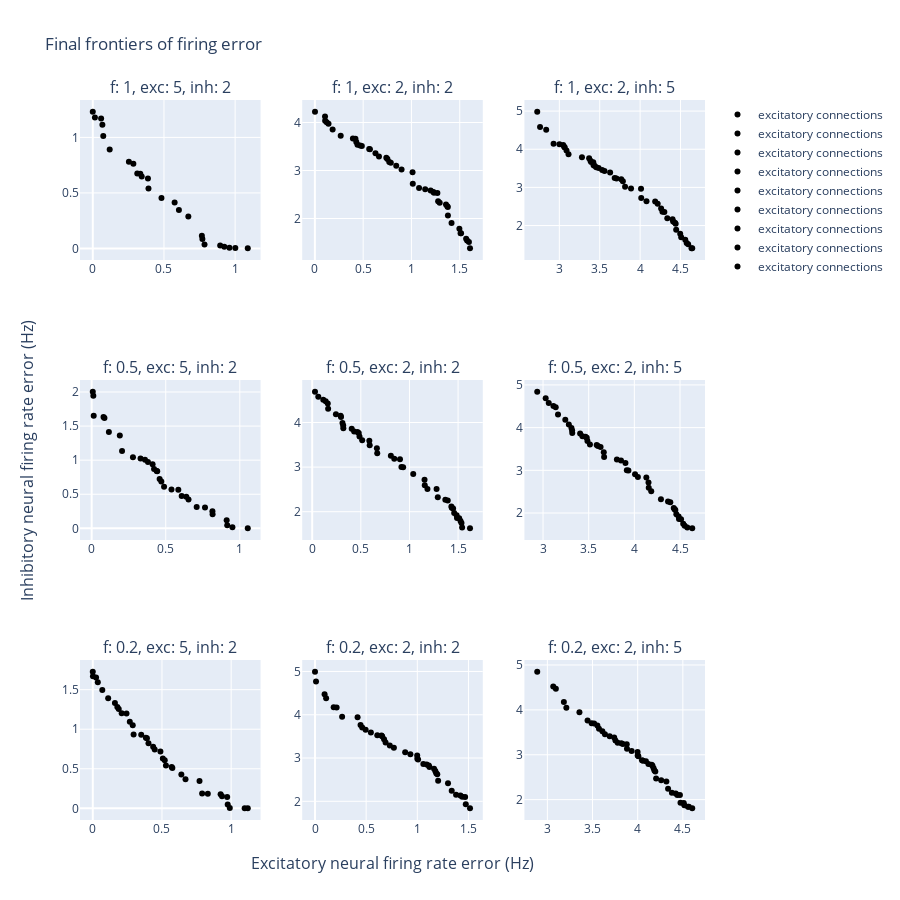

The notebook cell saved with this chart:
### Markdown cell above
## Constrained search
Attempted to reduce errors by reducing the set of solutions that are accepted into the frontier. With a fixed max error of 5 the search has much hight errors for all combanations, and finds no possible solutions with a firing rate of 10,2.

### Code cell
plot_3x3_grid('/Users/fitzgerald/thesis/src/results/constraint')
